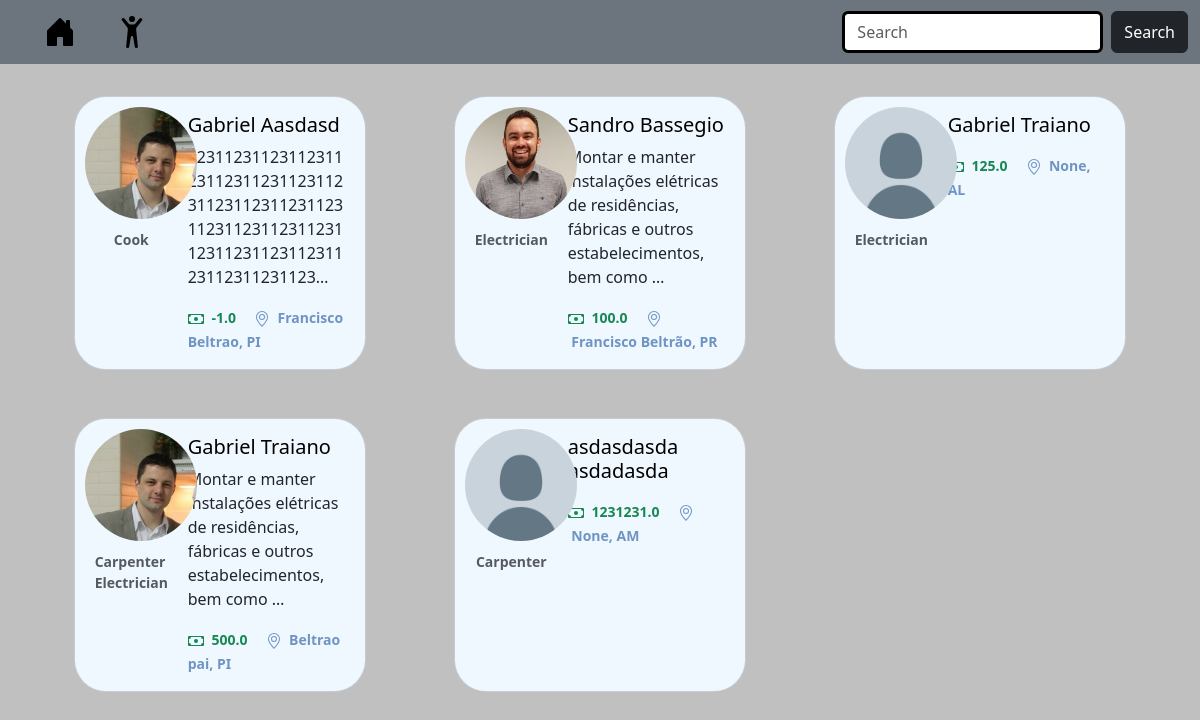
The app's page /, older data.
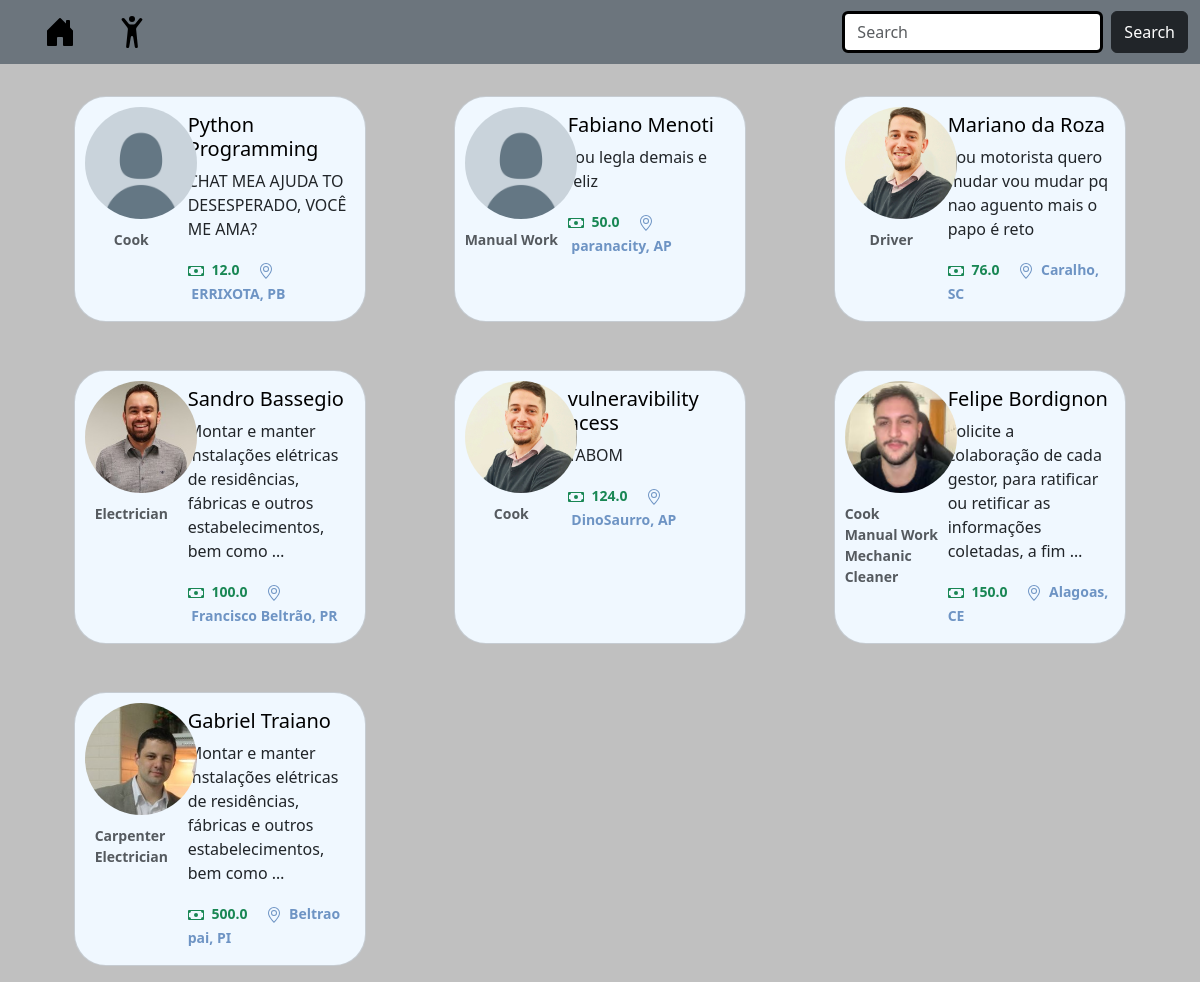
The same page, newer data.
### home/models.py (models this page shows)
class CustomUser(AbstractUser):
    profile_pic = models.ImageField(_('Profile Picture'), upload_to='profile_img/',blank=True, default='/profile_img/standard.png')
    birth_date = models.DateField(_('Birth Date'), null=True,blank=True)
    phone = models.CharField(_('Phone Number'), max_length=15,help_text='Type your number')
    description = models.TextField(_('Description'), max_length=350, blank=True, null=True)
    city = models.CharField(max_length=70, blank=True, null=True)
    job = models.ManyToManyField('Job', related_name='users')
    genre = models.ForeignKey('Genre', related_name='users', on_delete=models.SET_NULL, null=True,blank=True)
    price_average = models.FloatField(_('Price Average'), blank=True, null=True)
    is_contractor = models.BooleanField(_('Is Contractor'), default=True, help_text='Check this box if you want hire a job instead make a freelancer')
    email = models.EmailField('E-mail')
    brazil_states = (
    ('AC', 'Acre'),
    ('AL', 'Alagoas'),
    ('AP', 'Amapá'),
    ('AM', 'Amazonas'),
    ('BA', 'Bahia'),
    ('CE', 'Ceará'),
    ('DF', 'Distrito Federal'),
    ('ES', 'Espírito Santo'),
    ('GO', 'Goiás'),
    ('MA', 'Maranhão'),
    ('MT', 'Mato Grosso'),
    ('MS', 'Mato Grosso do Sul'),
    ('MG', 'Minas Gerais'),
    ('PA', 'Pará'),
    ('PB', 'Paraíba'),
    ('PR', 'Paraná'),
    ('PE', 'Pernambuco'),
    ('PI', 'Piauí'),
    ('RJ', 'Rio de Janeiro'),
    ('RN', 'Rio Grande do Norte'),
    ('RS', 'Rio Grande do Sul'),
    ('RO', 'Rondônia'),
    ('RR', 'Roraima'),
    ('SC', 'Santa Catarina'),
    ('SP', 'São Paulo'),
    ('SE', 'Sergipe'),
    ('TO', 'Tocantins'))
    uf = models.CharField(max_length=2, choices=brazil_states, help_text='Select the state where you live', blank=True,null=True)
    def get_absolute_url(self):
        return reverse("user-detail", args=[str(self.id)])
    class Meta:
        ordering = ['price_average']
        verbose_name = 'User'
        verbose_name_plural = 'Users'

class Job(models.Model):
    JOB_ROLES = (
        ('Electrician', 'Electrician'),
        ('Cook', 'Cook'),
        ('Carpenter', 'Carpenter'),
        ('Blacksmith', 'Blacksmith'),
        ('Driver', 'Driver'),
        ('Babysitter', 'Babysitter'),
        ('Cleaner', 'Cleaner'),
        ('Mechanic', 'Mechanic'),
        ('Manual Work', 'Manual Work'),
    )
    name = models.CharField(_('Job'),max_length=11 ,choices=JOB_ROLES)
    def __str__(self):
        return self.name

### home/views.py (the view)
# urls.py: 2. Add a URL to urlpatterns:  path('', Home.as_view(), name='home')
class Home (ListView):
    model = CustomUser
    paginate_by = 9
    template_name = 'home.html'
    context_object_name = 'users'
    '''Interessante utilizar query set quando você precisar filtrar
    na List View'''
    def get_queryset(self) -> QuerySet[Any]:
        return CustomUser.objects.filter(is_contractor=False)
    def get_context_data(self, **kwargs: Any) -> dict[str, Any]:
        context = super().get_context_data()
        context['user'] = self.request.user
        return context

### home/templates/home.html (shortened to what this page needs)
{% extends "base.html" %}
{% block content %}
<div class="container">
    <div class="row">
        {% for user in users %}
            <div class="col-md-4 d-flex align-items-stretch">
                <div class="card mb-3" style="margin:2rem; border-radius:2rem; background-color:aliceblue;">
                    <div class="row g-0">
                        <div class="col-md-4">
                            <img src="{{ user.profile_pic.url }}" class="img-fluid rounded-start"
                            style="margin:10px; max-width:7rem; clip-path:circle(50%); object-fit:cover;">
                            <p class="card-text"><small class="text-body-secondary" style="
                                display:flex; justify-content:center; font-weight:600;
                                position:relative;left:0.5rem;
                                ">{% for job in user.job.all %}{{ job }}<br>{% endfor %}</small></p>
                        </div>
                        <div class="col-md-8">
                            <div class="card-body">
                                <h5 class="card-title"><a href="{{user.get_absolute_url}}" style="text-decoration:none; color:black;">{{ user.first_name }} {{ user.last_name }}</a></h5>
                                <p class="card-text">{{ user.description|truncatechars:100 }}</p>
                                <p class="card-text text-success">
                                    <small><strong>&nbsp{{ user.price_average }}</strong><strong style="color:#6e94c4;">&nbsp&nbsp&nbsp&nbsp
                                        &nbsp{{ user.city }}, {{ user.uf }}</strong></small>
                                </p>
                            </div>
                        </div>
                    </div>
                </div>
            </div>
            {% if forloop.counter|divisibleby:3 and not forloop.last %}
                </div><div class="row">
            {% endif %}
        {% endfor %}
    </div>
</div>
{% endblock %}

Row changes from the older to the newer data that the page shows:
removed CustomUser: profile_pic (picture), first_name "Gabriel", last_name "Aasdasd", description "123112311231123112311231123112311231123112311231123112311231123112311231123112311231123112311231123…", price_average "-1.0", city "Francisco Beltrao", uf "PI", Job (name "Cook")
removed CustomUser: profile_pic (picture), first_name "Gabriel", last_name "Traiano", price_average "125.0", city "None", uf "AL", Job (name "Electrician")
removed CustomUser: profile_pic (picture), first_name "asdasdasda", last_name "asdadasda", price_average "1231231.0", city "None", uf "AM", Job (name "Carpenter")
added CustomUser: profile_pic (picture), first_name "Python", last_name "Programming", description "CHAT MEA AJUDA TO DESESPERADO, VOCÊ ME AMA?", price_average "12.0", city "ERRIXOTA", uf "PB", Job (name "Cook")
added CustomUser: profile_pic (picture), first_name "Fabiano", last_name "Menoti", description "sou legla demais e feliz", price_average "50.0", city "paranacity", uf "AP"
now on this page (row unchanged): Job: name "Manual Work"
added CustomUser: profile_pic (picture), first_name "Mariano", last_name "da Roza", description "Sou motorista quero mudar vou mudar pq nao aguento mais o papo é reto", price_average "76.0", city "Caralho", uf "SC"
now on this page (row unchanged): Job: name "Driver", shown under "Mariano"
added CustomUser: profile_pic (picture), first_name "vulneravibility", last_name "acess", description "TABOM", price_average "124.0", city "DinoSaurro", uf "AP", Job (name "Cook")
added CustomUser: profile_pic (picture), first_name "Felipe", last_name "Bordignon", description "Solicite a colaboração de cada gestor, para ratificar ou retificar as informações coletadas, a fim …", price_average "150.0", city "Alagoas", uf "CE", Job (name "Cook")
now on this page (row unchanged): Job: name "Mechanic", shown under "Felipe"
now on this page (row unchanged): Job: name "Cleaner", shown under "Felipe"
